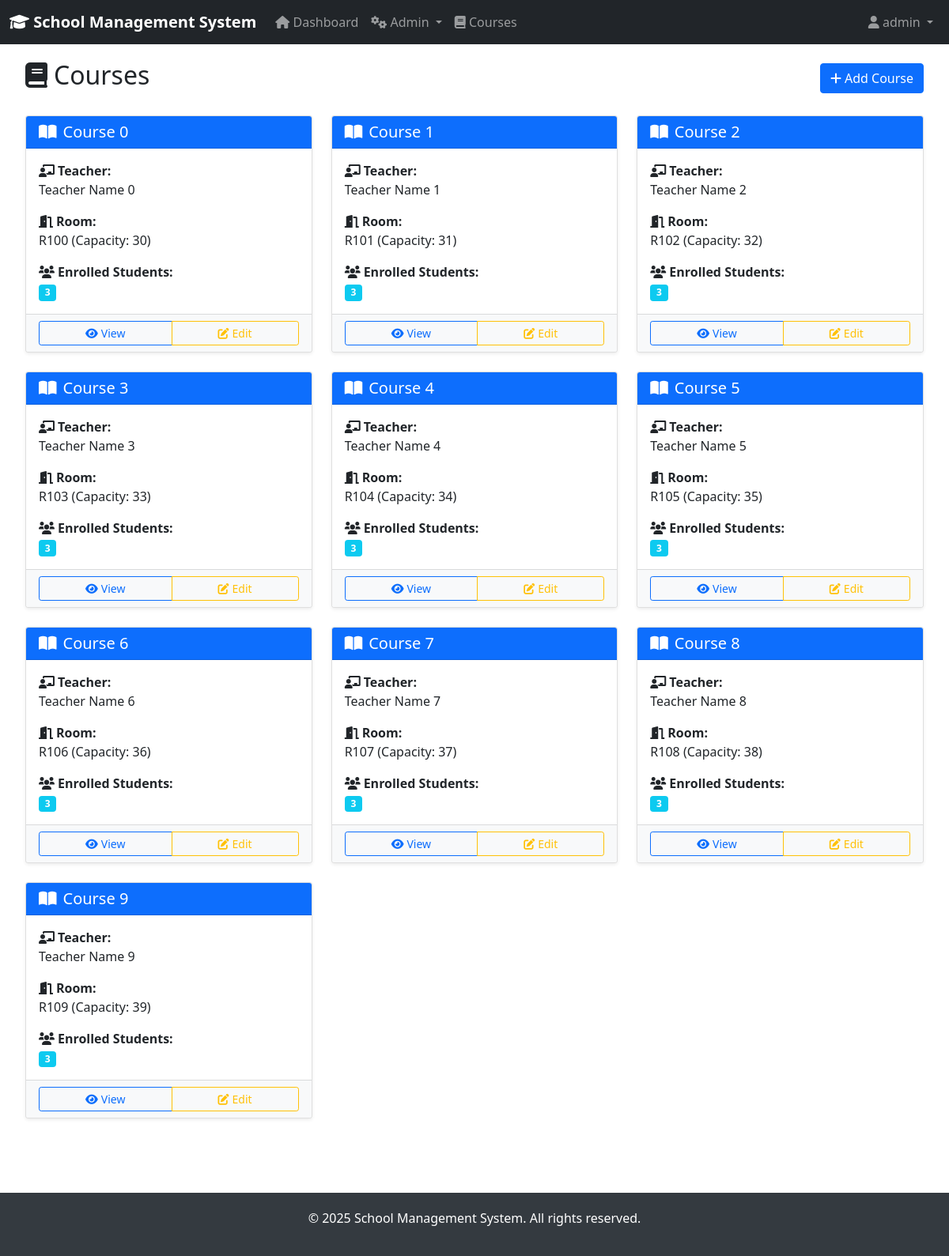
The page /students/courses/ (signed in) on the database as committed earlier.
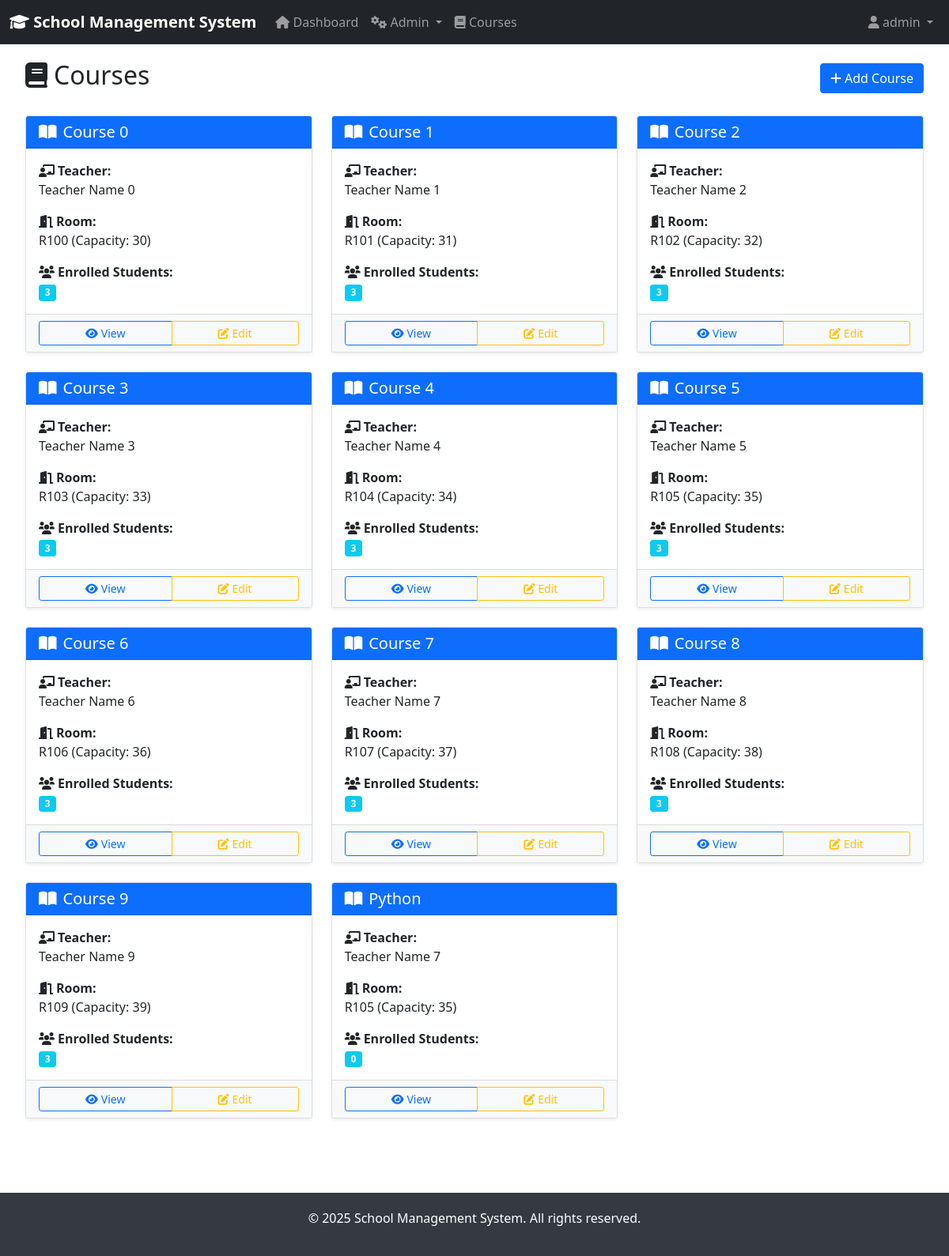
The same page on the database as committed later.
### students/models.py (models this page shows, shortened)
class Course(models.Model):
    id = models.AutoField(primary_key=True)
    course_name = models.CharField(max_length=100)
    teacher = models.ForeignKey(Teacher, on_delete=models.CASCADE)
    room = models.ForeignKey(Room, on_delete=models.CASCADE)
    students = models.ManyToManyField(Student, through='CourseRegistration')
    class Meta:
        ordering = ['course_name']

class Teacher(models.Model):
    id = models.AutoField(primary_key=True)
    user = models.OneToOneField(User, on_delete=models.CASCADE)
    teacher_id = models.CharField(max_length=20, unique=True)
    full_name = models.CharField(max_length=100)
    subject = models.CharField(max_length=50)
    date_joined = models.DateField()
    class Meta:
        ordering = ['teacher_id']

class Room(models.Model):
    id = models.AutoField(primary_key=True)
    room_number = models.CharField(max_length=10, unique=True)
    capacity = models.IntegerField()
    class Meta:
        ordering = ['room_number']

### students/views.py (the view)
# urls.py: path('courses/', views.course_list, name='course_list'),
@login_required
def course_list(request):
    courses = Course.objects.all().order_by('course_name')
    teachers = Teacher.objects.all()
    rooms = Room.objects.all()
    context = {
        'courses': courses,
        'teachers': teachers,
        'rooms': rooms,
    }
    return render(request, 'students/course_list.html', context)

### accounts/templatetags/auth_tags.py (called while the page is built)
@register.filter
def is_admin(user):
    if user.is_superuser:
        return True
    try:
        return user.userprofile.user_type == 'admin'
    except (AttributeError, UserProfile.DoesNotExist):
        return False

@register.filter
def is_student(user):
    try:
        return user.userprofile.user_type == 'student'
    except (AttributeError, UserProfile.DoesNotExist):
        return False

### templates/students/course_list.html (shortened to what this page needs)
{% extends 'base.html' %}
{% load auth_tags %}
{% block content %}
<div class="row">
    <div class="col-12">
        <div class="d-flex justify-content-between align-items-center mb-4">
            <h2><i class="fas fa-book me-2"></i>Courses</h2>
            {% if user|is_admin %}
                <a href="#" class="btn btn-primary" data-bs-toggle="modal" data-bs-target="#addCourseModal">
                    <i class="fas fa-plus me-1"></i>Add Course
                </a>
            {% endif %}
        </div>
        {% if courses %}
            <div class="row">
                {% for course in courses %}
                    <div class="col-md-6 col-lg-4 mb-4">
                        <div class="card h-100 shadow-sm">
                            <div class="card-header bg-primary text-white">
                                <h5 class="card-title mb-0">
                                    <i class="fas fa-book-open me-2"></i>{{ course.course_name }}
                                </h5>
                            </div>
                            <div class="card-body">
                                <p class="card-text">
                                    <strong><i class="fas fa-chalkboard-teacher me-1"></i>Teacher:</strong><br>
                                    {{ course.teacher.full_name }}
                                </p>
                                <p class="card-text">
                                    <strong><i class="fas fa-door-open me-1"></i>Room:</strong><br>
                                    {{ course.room.room_number }} (Capacity: {{ course.room.capacity }})
                                </p>
                                <p class="card-text">
                                    <strong><i class="fas fa-users me-1"></i>Enrolled Students:</strong><br>
                                    <span class="badge bg-info">{{ course.students.count }}</span>
                                </p>
                            </div>
                            <div class="card-footer bg-light">
                                {% if user|is_admin or user|is_teacher %}
                                    <div class="btn-group w-100" role="group">
                                        <a href="#" class="btn btn-outline-primary btn-sm">
                                            <i class="fas fa-eye me-1"></i>View
                                        </a>
                                        {% if user|is_admin %}
                                            <a href="#" class="btn btn-outline-warning btn-sm">
                                                <i class="fas fa-edit me-1"></i>Edit
                                            </a>
                                        {% endif %}
                                    </div>
                                {% endif %}
                            </div>
                        </div>
                    </div>
                {% endfor %}
            </div>
        {% endif %}
    </div>
</div>
{% endblock %}

Rows that differ between the two databases and show on the page:
added Course: course_name "Python", teacher.full_name "Teacher Name 7", room.room_number "R105", room.capacity "35", students.count "0"
